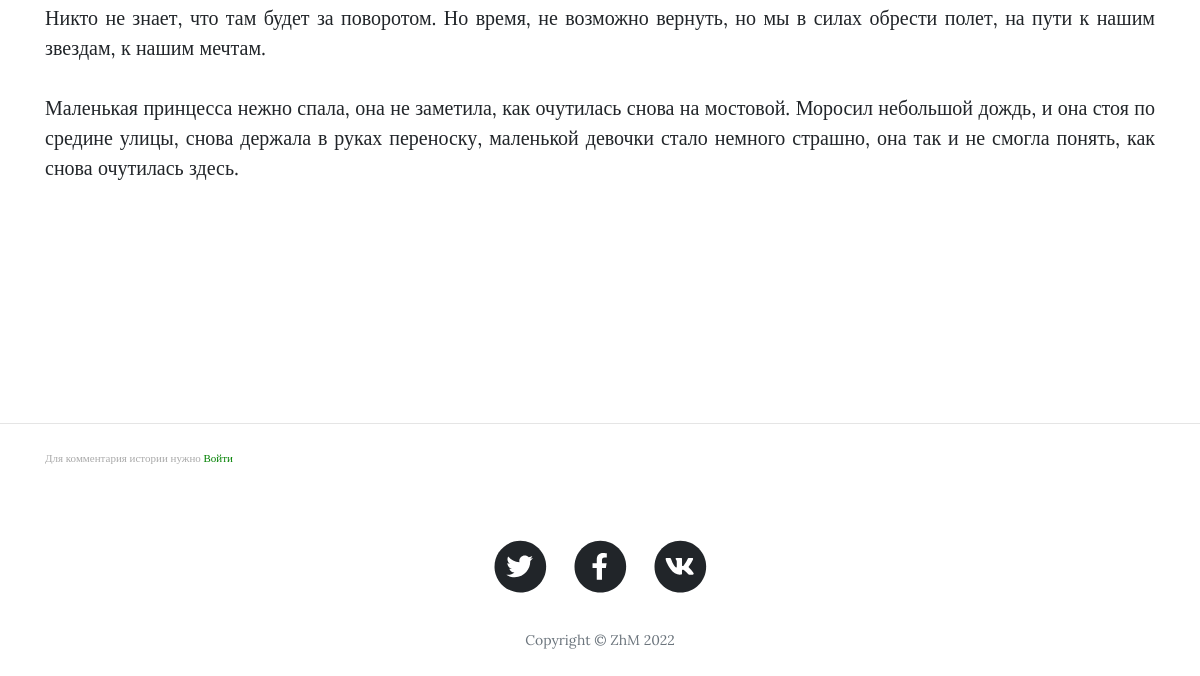
The page /post_content/6 (lower part) on the database as committed earlier.
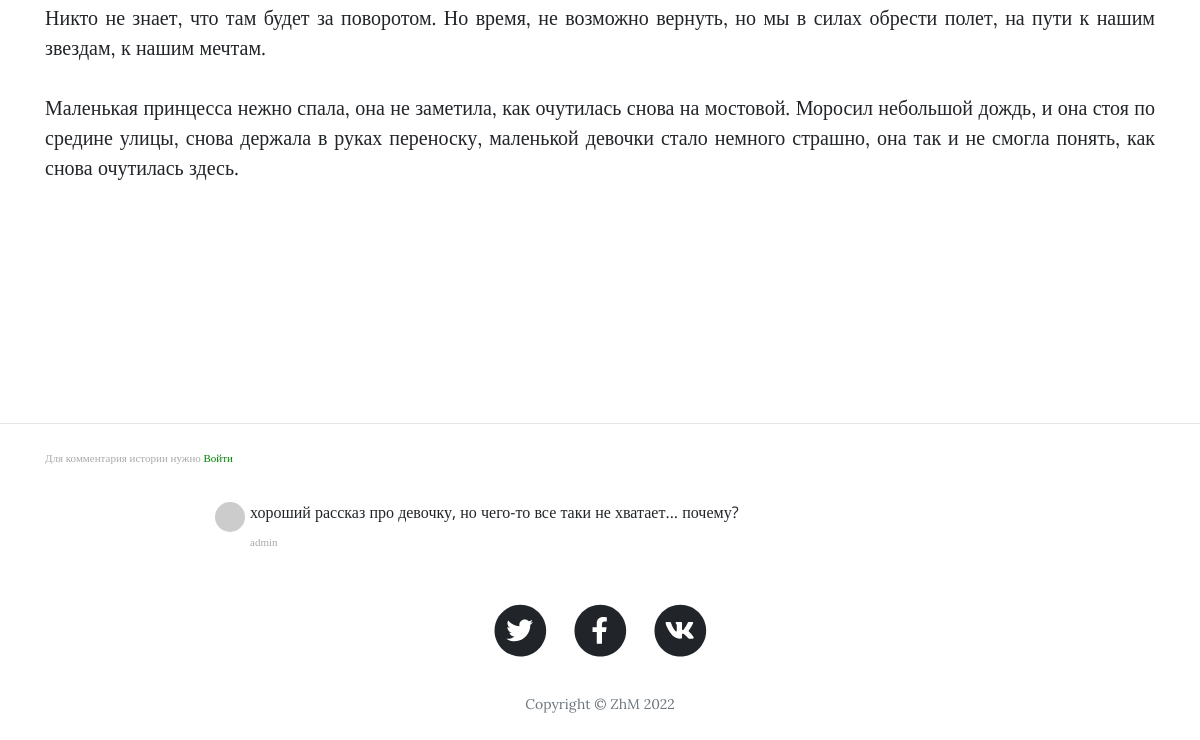
The same page on the database as committed later.
### main.py (models this page shows)
class Comment(db.Model):
    __tablename__ = "comments"
    id = db.Column(db.Integer, primary_key=True)
    text = db.Column(db.String(200), nullable=False)
    author_id = db.Column(db.Integer, db.ForeignKey("user.id"))
    comment_author = relationship("User", back_populates="comments")
    stories_id = db.Column(db.Integer, db.ForeignKey("stories.id"))
    parent_stories = relationship("Stories", back_populates="comments")

class User(UserMixin, db.Model):
    __tablename__ = "user"
    id = db.Column(db.Integer, primary_key=True)
    email = db.Column(db.String(100), unique=True)
    password = db.Column(db.String(100))
    name = db.Column(db.String(100))
    comments = relationship("Comment", back_populates="comment_author")

### main.py (the view, shortened to what this page needs)
@app.route('/post/<int:index>', methods=['POST', 'GET'])
@app.route('/post_content/<int:index>', methods=['POST', 'GET'])
def show_post_content(index):
    form = Comments()
    form_answer = AnswerForm()
    requested_post = Stories.query.get(index)
    msg_id = int(request.args.get('msg_id')) if request.args.get('msg_id') else 0
    answer = ""
    show = ""
    _anchor = ""
    msg_answer = ""
    row_body = requested_post.body.splitlines()
    new_text = []
    code_word = None
    def selectionBySelector(data, anchor):
        return [i for i in range(0, len(data)) if data[i].find(anchor) != -1]
    mapped_row = row_body[1:] if row_body[0].find('{code_word}') != -1 else row_body
    choice_start = selectionBySelector(mapped_row, '{choice_start_')
    choice_end = selectionBySelector(mapped_row, '{choice_end_')
    choice_text = [mapped_row[choice_start[i] + 1:choice_end[i]] for i in range(0, len(choice_start))]
    for i in range(len(choice_start) - 1, -1, -1):
        del mapped_row[choice_start[i]:choice_end[i]+1]
    if len(answer) > 0:
        for i in range(0, len(answer)):
            print(answer)
            if len(choice_text) > 0:
                txt_answer = choice_text[int(answer[i])-1]
                mapped_row = [*mapped_row, *txt_answer]
    mapped_row = [mapped_row[i] for i in range(0, len(mapped_row)) if mapped_row[i].find('{import_answer}') == -1]
    list_index_message = selectionBySelector(mapped_row, '{message}')
    if not list_index_message:
        list_index_message.append(0)
    text_message = (list(map(lambda x: x.replace('{message}', ''), [mapped_row[i] for i in list_index_message])))
    msg_id = msg_id if msg_id < len(list_index_message) else len(list_index_message) - 1
    try:
        data_message = text_message[msg_id].split('}')[-1].split('|')
        data_message = [{i.split('=')[0].replace(' ', ''): i.split('=')[1] for i in row.split(';')} for row in data_message]
    except IndexError:
        data_message = [{'src_img':'', 'title':'', 'dictum':'', 'text': ''}]
    if len(list_index_message) > 1 and msg_id != 0:
        mapped_row[list_index_message[msg_id - 1]] = 'newstring'
    else:
        mapped_row.insert(0, 'newstring')
    len_text = list_index_message[msg_id] if list_index_message[msg_id] > 0 else len(mapped_row)
    [new_text.append(row) for row in mapped_row[: len_text] if row.find('{message}') == -1]
    new_text.append(text_message[msg_id])
    def splitTags (data, anchor):
        try:
            return [{i.split('=')[0].replace(' ', ''): i.split('=')[1].replace('~', '=')
                     for i in row.replace(anchor, '').split(';')}
                     for row in data if row.find(anchor) >= 0]
        except IndexError:
            return []
    data_media = splitTags(new_text, '{media}')
    data_video = splitTags(new_text, '{video}')
    data_modal = splitTags(new_text, '{modal_start}')
    data_message_pack = splitTags(new_text, '{message_pack}')
    data_iframe = splitTags(new_text, '{iframe}')
    data_next = splitTags(new_text, '{next}')
    msg_id = msg_id + 1 if msg_id + 1 <= len(list_index_message) else len(list_index_message)
    answer = ','.join(answer)
    return render_template('postContent_new.html'if request.args else 'post.html', post=requested_post, post_body=new_text, datetime=datetime, dt=dt,
                           form=form, data_media=data_media, data_video=data_video, data_modal=data_modal,
                           data_message_pack=data_message_pack, data_iframe=data_iframe, data_next=data_next,
                           msg_id=msg_id, answer=answer, data_message=data_message, anchor_msg=_anchor, form_answer=form_answer,
                           msg_answer=msg_answer, code_word=CODE_WORD_USER)

### templates/post.html (shortened to what this page needs)
{% import 'bootstrap/wtf.html' as wtf %}
{% include 'header.html' %}
        <article id="postContent">
            <div class="container">
                {% include 'postContent_new.html' %}
            </div>
        </article>
        <hr style="margin-top: 15rem" />
          {% include 'blockComment.html' %}
 {% include 'footer.html' %}

### templates/blockComment.html (shortened to what this page needs)
    {% if current_user.is_authenticated %}
        <div class="container">
          <div class="row">
            <div class="col-lg-12 col-md-10 mx-auto">
              {{ wtf.quick_form(form, novalidate=True,
                button_map={"submit": "primary"}) }}
            </div>
          </div>
        </div>
        {% else %}
        <div class="container">
            <span class="date sub-text"> Для комментария истории нужно
                <a href="{{ url_for('login', page='post/' + post.id|string) }}" style="color: green;">Войти</a> </span>
        </div>
    {% endif %}
    <div class="col-lg-8 col-md-10 mx-auto comment">
      <ul class="commentList">
        {% for comment in post.comments[::-1] %}
        <li>
            <div class="commenterImage">
              <img src="{{ comment.comment_author.email | gravatar }}"/>
            </div>
            <div class="commentText">
              <p style="font-size: 1.0rem; font-family: 'Open Sans';">{{comment.text|safe}}
               </p>
              <span class="date sub-text">{{comment.comment_author.name}}</span>
            </div>
        </li>
        {% endfor %}
      </ul>
    </div>

Rows that differ between the two databases and show on the page:
added Comment: text "хороший рассказ про девочку, но чего-то все таки не хватает... почему?", comment_author.name "admin"
